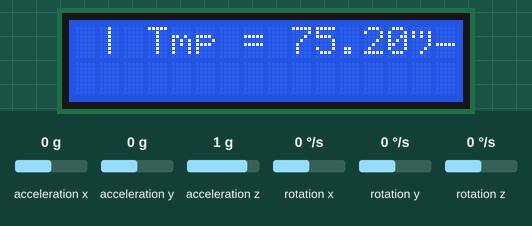
The sketch below on a simulated Arduino Uno, built with avr-gcc and run on an emulated ATmega328P. Shown: 16×2 character LCD. Wiring (inferred from the names in the program): MPU-6050 motion sensor at I2C address 0x68. The inputs (shaded band) are chosen by the test bench; at power-on: acceleration x 0 g, acceleration y 0 g, acceleration z 1 g, rotation x 0 °/s, rotation y 0 °/s, rotation z 0 °/s. What the sketch prints to the serial monitor is not drawn.

Above: at 0.1 s.

The sketch:

MPU-6050.ino
```cpp
// MPU-6050 Sketch
//V1.3

#include<Wire.h>
#include <LiquidCrystal.h>

const int MPU_addr=0x68;  // I2C address of the MPU-6050
int16_t AcX,AcY,AcZ,Tmp,GyX,GyY,GyZ;
LiquidCrystal lcd(7, 8, 9, 10, 11, 12);

void setup(){

  lcd.begin(16, 2);
  Wire.begin();
  Wire.beginTransmission(MPU_addr);
  Wire.write(0x6B);  // PWR_MGMT_1 register
  Wire.write(0);     // set to zero (wakes up the MPU-6050)
  Wire.endTransmission(true);
  Serial.begin(9600);
}
void loop(){
  Wire.beginTransmission(MPU_addr);
  Wire.write(0x3B);  // starting with register 0x3B (ACCEL_XOUT_H)
  Wire.endTransmission(false);
  Wire.requestFrom(MPU_addr,14,true);  // request a total of 14 registers

  // Collect accelerameter (X,Y,Z) data
  AcX=Wire.read()<<8|Wire.read();  // 0x3B (ACCEL_XOUT_H) & 0x3C (ACCEL_XOUT_L)
  AcY=Wire.read()<<8|Wire.read();  // 0x3D (ACCEL_YOUT_H) & 0x3E (ACCEL_YOUT_L)
  AcZ=Wire.read()<<8|Wire.read();  // 0x3F (ACCEL_ZOUT_H) & 0x40 (ACCEL_ZOUT_L)

  // Collect temperature data
  Tmp=Wire.read()<<8|Wire.read();  // 0x41 (TEMP_OUT_H) & 0x42 (TEMP_OUT_L)

  // Collect gyro data (X,Y,Z)
  GyX=Wire.read()<<8|Wire.read();  // 0x43 (GYRO_XOUT_H) & 0x44 (GYRO_XOUT_L)
  GyY=Wire.read()<<8|Wire.read();  // 0x45 (GYRO_YOUT_H) & 0x46 (GYRO_YOUT_L)
  GyZ=Wire.read()<<8|Wire.read();  // 0x47 (GYRO_ZOUT_H) & 0x48 (GYRO_ZOUT_L)

  // Display accelerameter data
  Serial.print(" | AcX = "); Serial.print(AcX/16384.0); Serial.print(" g");
  Serial.print(" | AcY = "); Serial.print(AcY/16384.0); Serial.print(" g");
  Serial.print(" | AcZ = "); Serial.print(AcZ/16384.0); Serial.print(" g");

  // Display temperature data
  lcd.print(" | Tmp = "); lcd.print((Tmp/340.00+36.53)*(1.8)+32); lcd.print("°F"); // temperature conversion to fahrenheit

  // Display gyro data
  Serial.print(" | GyX = "); Serial.print(GyX/131.0); Serial.print("°/s");
  Serial.print(" | GyY = "); Serial.print(GyY/131.0); Serial.print("°/s");
  Serial.print(" | GyZ = "); Serial.print(GyZ/131.0); Serial.println("°/s");

  // Delay and clear lcd
  delay(1000);
  lcd.clear();
}
```
